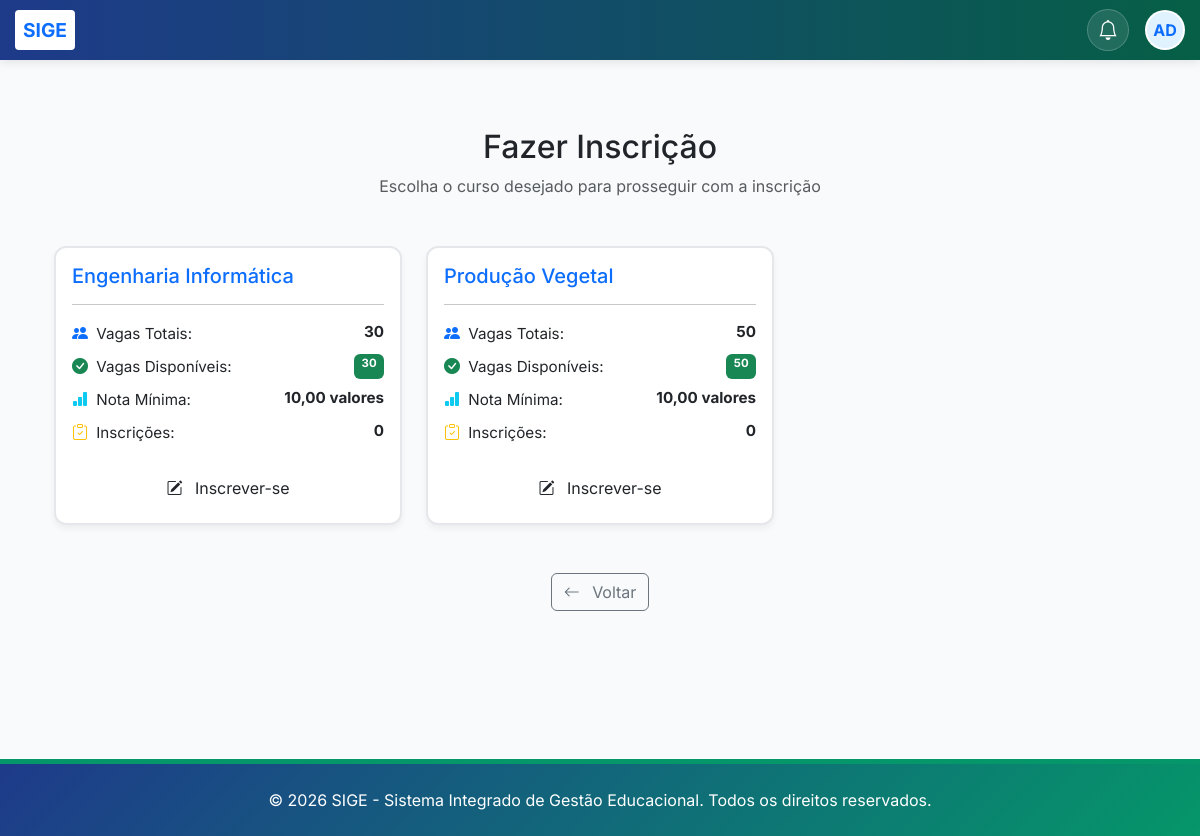
Page /admissao/inscricao/ (signed in) on the committed database.
### core/models.py (models this page shows, shortened)
class Curso(models.Model):
    REGIME_CHOICES = [
        ('diurno', 'Diurno'),
        ('pos-laboral', 'Pós-Laboral'),
    ]
    MODALIDADE_CHOICES = [
        ('presencial', 'Presencial'),
        ('semipresencial', 'Semipresencial'),
        ('ead', 'EAD'),
    ]
    DURACAO_CHOICES = [
        (3, '3 meses'),
        (6, '6 meses'),
        (12, '1 ano'),
        (24, '2 anos'),
        (36, '3 anos'),
        (48, '4 anos'),
        (60, '5 anos'),
    ]
    codigo = models.CharField(max_length=50, unique=True, default="CURSO", verbose_name="Código do Curso")
    nome = models.CharField(max_length=200, verbose_name="Nome do Curso")
    slug = models.SlugField(unique=True, null=True, blank=True, verbose_name="Slug (URL Amigável)")
    grau = models.ForeignKey(NivelAcademico, on_delete=models.CASCADE, related_name='cursos', verbose_name="Grau Académico")
    regime = models.CharField(max_length=20, choices=REGIME_CHOICES, default='diurno', verbose_name="Regime")
    modalidade = models.CharField(max_length=20, choices=MODALIDADE_CHOICES, default='presencial', verbose_name="Modalidade")
    descricao = models.TextField(blank=True, verbose_name="Descrição")
    vagas = models.PositiveIntegerField(verbose_name="Número de Vagas")
    duracao_meses = models.PositiveIntegerField(
        choices=DURACAO_CHOICES,
        default=12,
        verbose_name="Duração"
    )
    nota_minima = models.DecimalField(
        max_digits=4,
        decimal_places=2,
        default=10.00,
        validators=[MinValueValidator(10.00), MaxValueValidator(20.00)],
        verbose_name="Nota Mínima para Aprovação"
    )
    requer_prerequisitos = models.BooleanField(default=False, verbose_name="Requer Pré-requisitos")
    ativo = models.BooleanField(default=True, verbose_name="Ativo")
    data_criacao = models.DateTimeField(auto_now_add=True)
    data_atualizacao = models.DateTimeField(auto_now=True)
    class Meta:
        verbose_name = "Curso"
        verbose_name_plural = "Cursos"
        ordering = ['nome']
    def vagas_disponiveis(self):
        aprovados = self.inscricoes.filter(aprovado=True).count()
        return max(0, self.vagas - aprovados)
    def total_inscricoes(self):
        return self.inscricoes.count()

### core/views.py (the view)
# urls.py: path('admissao/inscricao/', views.admissao_inscricao, name='admissao_inscricao'),
@login_required
def admissao_inscricao(request):
    cursos = Curso.objects.filter(ativo=True)
    config = ConfiguracaoEscola.objects.first()
    if request.method == 'POST':
        curso_id = request.POST.get('curso_id')
        if curso_id:
            curso = get_object_or_404(Curso, id=curso_id)
            return redirect('inscricao_create', curso_slug=curso.slug)
    return render(request, 'core/admissao_inscricao.html', {
        'cursos': cursos,
        'config': config
    })

### core/context_processors.py (called while the page is built)
def subscricao_context(request):
    if not request.user.is_authenticated:
        return {}
    subscricao = Subscricao.objects.filter(estado__in=['ativo', 'teste']).first()
    return {'subscricao': subscricao}

def global_academic_context(request):
    config = ConfiguracaoEscola.objects.first()
    context = {
        'config': config
    }
    if request.user.is_authenticated:
        ano_id = request.session.get('ano_academico_id')
        if ano_id:
            ano_atual = AnoAcademico.objects.filter(id=ano_id).first()
        else:
            ano_atual = AnoAcademico.get_atual()
            if ano_atual:
                request.session['ano_academico_id'] = ano_atual.id
        semestre_atual = None
        if ano_atual:
            semestre_atual = ano_atual.semestres.filter(ativo=True).first()
        perfil = PerfilUsuario.objects.filter(user=request.user).first()
        context.update({
            'ano_atual': ano_atual,
            'semestre_atual': semestre_atual,
            'user_perfil': perfil
        })
    return context

### core/templates/core/admissao_inscricao.html (shortened to what this page needs)
{% extends 'core/base.html' %}
{% block content %}
<div class="container my-5">
    <div class="text-center mb-5">
        <h2>Fazer Inscrição</h2>
        <p class="text-muted">Escolha o curso desejado para prosseguir com a inscrição</p>
    </div>
    {% if cursos %}
        <div class="row">
            {% for curso in cursos %}
            <div class="col-md-6 col-lg-4 mb-4">
                <div class="card curso-card h-100">
                    <div class="card-body">
                        <h5 class="card-title text-primary">{{ curso.nome }}</h5>
                        <hr>
                        <div class="curso-info">
                            <div class="d-flex justify-content-between mb-2">
                                <span><i class="bi bi-people-fill text-primary"></i> Vagas Totais:</span>
                                <strong>{{ curso.vagas }}</strong>
                            </div>
                            <div class="d-flex justify-content-between mb-2">
                                <span><i class="bi bi-check-circle-fill text-success"></i> Vagas Disponíveis:</span>
                                <span class="badge bg-success">{{ curso.vagas_disponiveis }}</span>
                            </div>
                            <div class="d-flex justify-content-between mb-2">
                                <span><i class="bi bi-bar-chart-fill text-info"></i> Nota Mínima:</span>
                                <strong>{{ curso.nota_minima }} valores</strong>
                            </div>
                            <div class="d-flex justify-content-between mb-2">
                                <span><i class="bi bi-clipboard-check text-warning"></i> Inscrições:</span>
                                <strong>{{ curso.total_inscricoes }}</strong>
                            </div>
                        </div>
                        {% if curso.ativo %}
                            {% if curso.vagas_disponiveis > 0 %}
                                <a href="{% url 'inscricao_create' %}" class="btn btn-custom w-100 mt-3">
                                    <i class="bi bi-pencil-square me-2"></i>
                                    Inscrever-se
                                </a>
                            {% else %}
                                <button class="btn btn-secondary w-100 mt-3" disabled title="Não há vagas disponíveis">
                                    <i class="bi bi-x-circle me-2"></i>
                                    Sem Vagas
                                </button>
                            {% endif %}
                        {% else %}
                            <button class="btn btn-danger w-100 mt-3" disabled title="Este curso está indisponível para inscrições">
                                <i class="bi bi-exclamation-circle me-2"></i>
                                Curso Indisponível
                            </button>
                        {% endif %}
                    </div>
                </div>
            </div>
            {% endfor %}
        </div>
    {% else %}
        <div class="alert alert-info text-center">
            <i class="bi bi-info-circle me-2"></i>
            Não há cursos disponíveis no momento.
        </div>
    {% endif %}
    <div class="text-center mt-4">
        <a href="{% url 'nova_matricula' %}" class="btn btn-outline-secondary">
            <i class="bi bi-arrow-left me-2"></i>
            Voltar
        </a>
    </div>
</div>
{% endblock %}

### core/templates/core/base.html (style rules this page uses)
:root { --primary-color: #1e3a8a; --secondary-color: #059669; --accent-color: #f59e0b; --light-bg: #f8fafc; }
html, body { height: 100%; margin: 0; padding: 0; }
body { font-family: 'Inter', sans-serif; background-color: #f8fafc; display: flex; flex-direction: column; min-height: 100vh; }
.card { transition: transform 0.3s; height: 100%; border-radius: 15px; border: none; box-shadow: 0 4px 6px rgba(0,0,0,0.05); }

### core/templates/core/admissao_inscricao.html (style rules this page uses)
.curso-card { border: 2px solid #e5e7eb; border-radius: 12px; transition: all 0.3s ease; }
.curso-info { font-size: 0.95rem; }
.curso-info i { font-size: 1rem; margin-right: 4px; }

### rows in the picture
Curso: nome "Engenharia Informática", vagas "30", vagas_disponiveis "30", nota_minima "10,00", total_inscricoes "0", ativo True (drawn)
Curso: nome "Produção Vegetal", vagas "50", vagas_disponiveis "50", nota_minima "10,00", total_inscricoes "0", ativo True (drawn)
